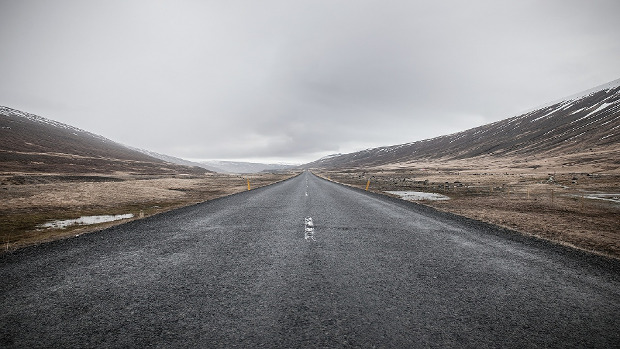
#> input picture 1.jpg, 620 x 349 px, given in place of the camera
$ python edgedetectvideo.py
#> lines starting #> are read from the running program, lines starting #| are printed output that depends on the picture; after the words box and inside, x2 and y2 are one past the last pixel; in counts of white or black regions, pixels touching at a corner belong together


#----------------------This program is using canny method for edge detection-------------------------

#!/usr/bin/python3

import cv2
import numpy as np

# starting the camera
cap = cv2.VideoCapture(0)

# start capturing
while True:
	status,frame = cap.read()
#> frame is the input picture: shape (349, 620, 3); mean B, G, R 136.2, 134.8, 136.1
	#converting to hsv
	hsv = cv2.cvtColor(frame, cv2.COLOR_BGR2HSV)
#> hsv: shape (349, 620, 3); mean H, S, V 91.5, 18.6, 140.2
	#setting up a range of colour
	lower_red = np.array([30,50,50])
	upper_red = np.array([255,180,180])

	#create a red hsv colour boundary and
	#threshold hsv image
	mask = cv2.inRange(hsv,lower_red,upper_red)
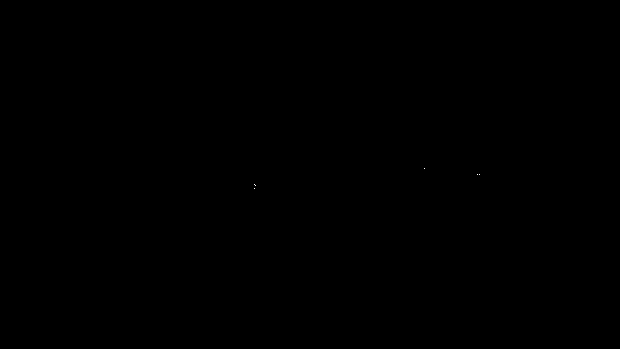
#> mask: shape (349, 620); 0% white in thin lines or dots, all inside (x1, y1, x2, y2) = (254, 168, 480, 189)
	# Bitwise-AND mask and original image
	res = cv2.bitwise_and(frame,frame,mask)
	# displaying original image
	cv2.imshow('Original',frame)
	# using canny method for edge detection, finds edges in the input image and
    	# marks them in the output map edges
	edges = cv2.Canny(frame,100,200)
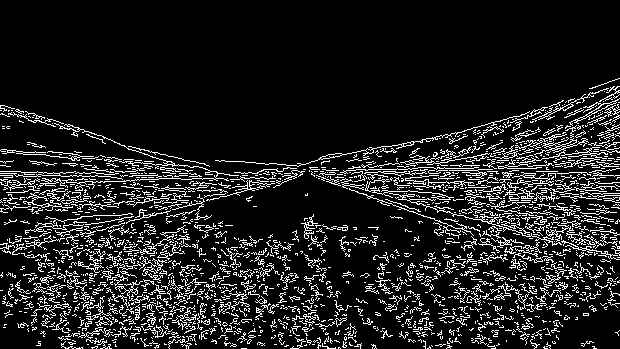
#> edges: shape (349, 620); 12.5% white in thin lines or dots, all inside (x1, y1, x2, y2) = (0, 78, 620, 349)
	# displaying edges
	cv2.imshow('edges',edges)
	if cv2.waitKey(1) & 0xff == ord('q'):
#> (key q is pressed here)
		break

cap.release()
cv2.destroyAllWindows()

$ run again, on parrot.jpeg
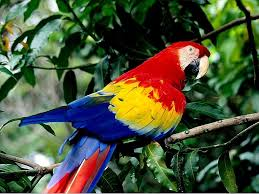
#> input picture parrot.jpeg, 259 x 194 px, given in place of the camera
#> frame is the input picture: shape (194, 259, 3); mean B, G, R 58.1, 82.2, 75.3
#> hsv: shape (194, 259, 3); mean H, S, V 62.1, 160.7, 102.9
#> `mask = cv2.inRange(hsv,lower_red,upper_red)`:
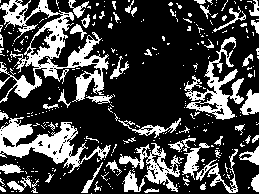
#> mask: shape (194, 259); 26.6% white; 319 white regions (262 under 20 px), largest, box (x1, y1, x2, y2) and area: (0, 0, 109, 103) 3557, (0, 117, 111, 173) 2129, (184, 37, 244, 120) 1520
#> `edges = cv2.Canny(frame,100,200)`:
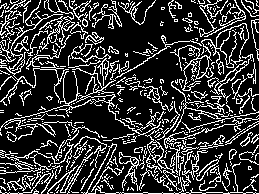
#> edges: shape (194, 259); 21.6% white in thin lines or dots
